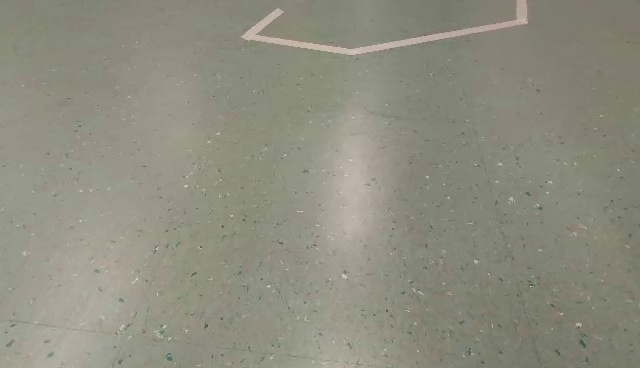
#> input picture Lane detection/video_frames (first 55)/figure0.jpg, 640 x 368 px, found by its file name
$ python Thresholding_trackbar.py
#> lines starting #> are read from the running program, lines starting #| are printed output that depends on the picture; after the words box and inside, x2 and y2 are one past the last pixel; in counts of white or black regions, pixels touching at a corner belong together
import cv2
import numpy as np
from matplotlib import pyplot as plt

image = cv2.imread('./test_images/figure0.jpg') # insert image
#> image is the input picture: shape (368, 640, 3); mean B, G, R 127, 141.1, 141.9

window = 'HSV trackbar thresholding'
cv2.namedWindow(window)


#    _____        __            _ _     _   _                   _           _     _
#   |  __ \      / _|          | | |   | | | |                 | |         | |   | |
#   | |  | | ___| |_ __ _ _   _| | |_  | |_| |__  _ __ ___  ___| |__   ___ | | __| |___
#   | |  | |/ _ \  _/ _` | | | | | __| | __| '_ \| '__/ _ \/ __| '_ \ / _ \| |/ _` / __|
#   | |__| |  __/ || (_| | |_| | | |_  | |_| | | | | |  __/\__ \ | | | (_) | | (_| \__ \
#   |_____/ \___|_| \__,_|\__,_|_|\__|  \__|_| |_|_|  \___||___/_| |_|\___/|_|\__,_|___/
#
#


high_H = 255
high_S = 255
high_V = 255
low_H = 25
low_S = 25
low_V = 25

track_high_H = 'High Hue'
track_high_S = 'High Saturation'
track_high_V = 'High Value'
track_low_H = 'Low Hue'
track_low_S = 'Low Saturation'
track_low_V = 'Low Value'


#    _______             _    _                   __                  _   _
#   |__   __|           | |  | |                 / _|                | | (_)
#      | |_ __ __ _  ___| | _| |__   __ _ _ __  | |_ _   _ _ __   ___| |_ _  ___  _ __  ___
#      | | '__/ _` |/ __| |/ / '_ \ / _` | '__| |  _| | | | '_ \ / __| __| |/ _ \| '_ \/ __|
#      | | | | (_| | (__|   <| |_) | (_| | |    | | | |_| | | | | (__| |_| | (_) | | | \__ \
#      |_|_|  \__,_|\___|_|\_\_.__/ \__,_|_|    |_|  \__,_|_| |_|\___|\__|_|\___/|_| |_|___/
#
#


def high_H_trackbar(val):
    global high_H
    global low_H
    high_H = val
    high_H = max(high_H, low_H+1)
    cv2.setTrackbarPos(track_high_H , window, high_H)
def high_S_trackbar(val):
    global high_S
    global low_S
    high_S = val
    high_S = max(high_S, low_S+1)
    cv2.setTrackbarPos(track_high_S, window, high_S)
def high_V_trackbar(val):
    global high_V
    global low_V
    high_V = val
    high_V = max(high_V, low_V+1)
    cv2.setTrackbarPos(track_high_V, window, high_V)

def low_H_trackbar(val):
    global high_H
    global low_H
    low_H = val
    low_H = min(high_H-1, low_H)
    cv2.setTrackbarPos(track_low_H , window, low_H)
def low_S_trackbar(val):
    global high_S
    global low_S
    low_S = val
    low_S = min(high_S-1, low_S)
    cv2.setTrackbarPos(track_low_S, window, low_S)
def low_V_trackbar(val):
    global high_V
    global low_V
    low_V = val
    low_V = min(high_V-1, low_V)
    cv2.setTrackbarPos(track_low_V, window, low_V)


#    _______             _    _
#   |__   __|           | |  | |
#      | |_ __ __ _  ___| | _| |__   __ _ _ __ ___
#      | | '__/ _` |/ __| |/ / '_ \ / _` | '__/ __|
#      | | | | (_| | (__|   <| |_) | (_| | |  \__ \
#      |_|_|  \__,_|\___|_|\_\_.__/ \__,_|_|  |___/
#
#


cv2.createTrackbar(track_high_H, window , high_H, high_H, high_H_trackbar)
cv2.createTrackbar(track_high_S, window , high_S, high_S, high_S_trackbar)
cv2.createTrackbar(track_high_V, window , high_V, high_V, high_V_trackbar)

cv2.createTrackbar(track_low_H, window , low_H, high_H, low_H_trackbar)
cv2.createTrackbar(track_low_S, window , low_S, high_S, low_S_trackbar)
cv2.createTrackbar(track_low_V, window , low_V, high_V, low_V_trackbar)


#    _____                              _   _               _           _     _ _
#   |_   _|                            | | | |             | |         | |   | (_)
#     | |  _ __ ___   __ _  __ _  ___  | |_| |__   ___  ___| |__   ___ | | __| |_ _ __   __ _
#     | | | '_ ` _ \ / _` |/ _` |/ _ \ | __| '_ \ / _ \/ __| '_ \ / _ \| |/ _` | | '_ \ / _` |
#    _| |_| | | | | | (_| | (_| |  __/ | |_| | | |  __/\__ \ | | | (_) | | (_| | | | | | (_| |
#   |_____|_| |_| |_|\__,_|\__, |\___|  \__|_| |_|\___||___/_| |_|\___/|_|\__,_|_|_| |_|\__, |
#                           __/ |                                                        __/ |
#                          |___/                                                        |___/


if False:
    cv2.destroyAllWindows()
while True:
    HSV_image = cv2.cvtColor(image, cv2.COLOR_BGR2HSV)
#> HSV_image: shape (368, 640, 3); mean H, S, V 28.9, 28.7, 143
    HSV = cv2.inRange(HSV_image, (low_H, low_S, low_V), (high_H, high_S, high_V))
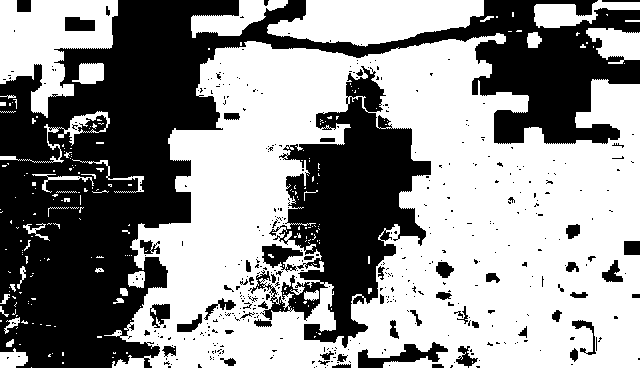
#> HSV: shape (368, 640); 57.2% white; 442 black regions (382 under 20 px), largest, box (x1, y1, x2, y2) and area: (0, 0, 640, 368) 72021, (248, 66, 431, 348) 21064, (358, 342, 448, 368) 957
    cv2.imshow(window, HSV)

    k = cv2.waitKey(5)
#> (key q is pressed here)
    if k == ord('q'):
        break

cv2.destroyAllWindows()

$ run again, with Lane detection/video_frames (first 55)/figure10.jpg copied over Lane detection/video_frames (first 55)/figure0.jpg
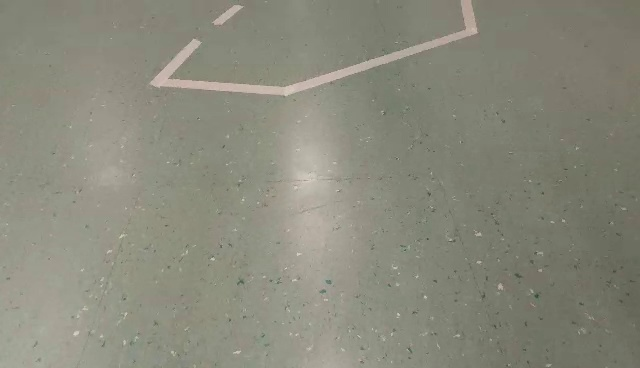
#> input picture Lane detection/video_frames (first 55)/figure10.jpg, 640 x 368 px, found by its file name
#> image is the input picture: shape (368, 640, 3); mean B, G, R 123.4, 137.3, 137.4
#> HSV_image: shape (368, 640, 3); mean H, S, V 30.2, 28.2, 138.7
#> `HSV = cv2.inRange(HSV_image, (low_H, low_S, low_V), (high_H, high_S, h..`:
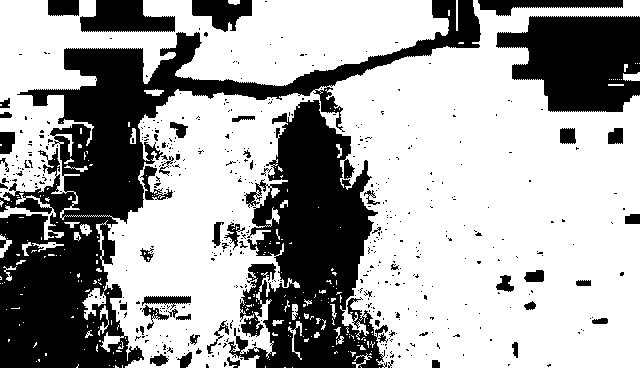
#> HSV: shape (368, 640); 64.6% white; 514 black regions (457 under 20 px), largest, box (x1, y1, x2, y2) and area: (0, 0, 481, 368) 37851, (228, 100, 388, 368) 23758, (496, 16, 640, 112) 10352
